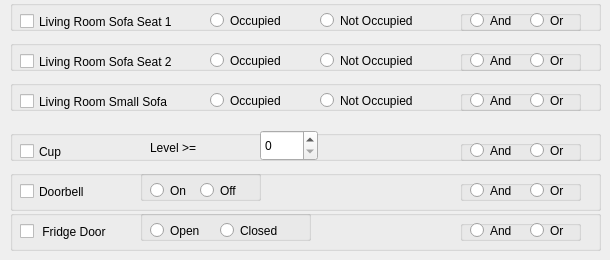
     <widget class="QWidget" name="tab_9">
      <attribute name="title">
       <string>ZUYD Sensors</string>
      </attribute>
      <widget class="QGroupBox" name="groupBox_4">
       <property name="geometry">
        <rect>
         <x>10</x>
         <y>0</y>
         <width>591</width>
         <height>31</height>
        </rect>
       </property>
       <property name="title">
        <string/>
       </property>
       <widget class="QRadioButton" name="HUYTLRS1OccupiedRadioButton">
        <property name="geometry">
         <rect>
          <x>200</x>
          <y>10</y>
          <width>99</width>
          <height>21</height>
         </rect>
        </property>
        <property name="text">
         <string>Occupied </string>
        </property>
       </widget>
       <widget class="QRadioButton" name="HUYTLRS1NotOccupiedRadioButton">
        <property name="geometry">
         <rect>
          <x>310</x>
          <y>10</y>
          <width>131</width>
          <height>21</height>
         </rect>
        </property>
        <property name="text">
         <string>Not Occupied </string>
        </property>
       </widget>
       <widget class="QCheckBox" name="HUYTlivingSofa1CheckBox">
        <property name="geometry">
         <rect>
          <x>10</x>
          <y>10</y>
          <width>191</width>
          <height>23</height>
         </rect>
        </property>
        <property name="text">
         <string>Living Room Sofa Seat 1</string>
        </property>
       </widget>
       <widget class="QGroupBox" name="groupBox_11">
        <property name="geometry">
         <rect>
          <x>450</x>
          <y>10</y>
          <width>121</width>
          <height>21</height>
         </rect>
        </property>
        <property name="title">
         <string/>
        </property>
        <widget class="QRadioButton" name="HUYTLRS1ANDRadioButton">
         <property name="geometry">
          <rect>
           <x>10</x>
           <y>0</y>
           <width>61</width>
           <height>21</height>
          </rect>
         </property>
         <property name="text">
          <string>And</string>
         </property>
        </widget>
        <widget class="QRadioButton" name="HUYTLRS1ORRadioButton">
         <property name="geometry">
          <rect>
           <x>70</x>
           <y>0</y>
           <width>61</width>
           <height>21</height>
          </rect>
         </property>
         <property name="text">
          <string>Or</string>
         </property>
        </widget>
       </widget>
      </widget>
      <widget class="QGroupBox" name="groupBox_94">
       <property name="geometry">
        <rect>
         <x>10</x>
         <y>130</y>
         <width>591</width>
         <height>31</height>
        </rect>
       </property>
       <property name="title">
        <string/>
       </property>
       <widget class="QCheckBox" name="cupLevelCheckBox">
        <property name="geometry">
         <rect>
          <x>10</x>
          <y>10</y>
          <width>121</width>
          <height>23</height>
         </rect>
        </property>
        <property name="text">
         <string>Cup</string>
        </property>
       </widget>
       <widget class="QGroupBox" name="groupBox_95">
        <property name="geometry">
         <rect>
          <x>450</x>
          <y>10</y>
          <width>121</width>
          <height>21</height>
         </rect>
        </property>
        <property name="title">
         <string/>
        </property>
        <widget class="QRadioButton" name="cupLevelANDRadioButton">
         <property name="geometry">
          <rect>
           <x>10</x>
           <y>0</y>
           <width>61</width>
           <height>21</height>
          </rect>
         </property>
         <property name="text">
          <string>And</string>
         </property>
        </widget>
        <widget class="QRadioButton" name="cupLevelORRadioButton">
         <property name="geometry">
          <rect>
           <x>70</x>
           <y>0</y>
           <width>61</width>
           <height>21</height>
          </rect>
         </property>
         <property name="text">
          <string>Or</string>
         </property>
        </widget>
       </widget>
       <widget class="QSpinBox" name="cupLevelSpinBox">
        <property name="geometry">
         <rect>
          <x>250</x>
          <y>0</y>
          <width>58</width>
          <height>31</height>
         </rect>
        </property>
        <property name="maximum">
         <number>5</number>
        </property>
       </widget>
       <widget class="QLabel" name="label_10">
        <property name="geometry">
         <rect>
          <x>140</x>
          <y>10</y>
          <width>101</width>
          <height>16</height>
         </rect>
        </property>
        <property name="text">
         <string>Level &gt;=</string>
        </property>
       </widget>
      </widget>
      <widget class="QGroupBox" name="groupBox_96">
       <property name="geometry">
        <rect>
         <x>10</x>
         <y>170</y>
         <width>591</width>
         <height>41</height>
        </rect>
       </property>
       <property name="title">
        <string/>
       </property>
       <widget class="QCheckBox" name="ZUYDDoorbellCheckBox">
        <property name="geometry">
         <rect>
          <x>10</x>
          <y>10</y>
          <width>121</width>
          <height>23</height>
         </rect>
        </property>
        <property name="text">
         <string>Doorbell</string>
        </property>
       </widget>
       <widget class="QGroupBox" name="groupBox_97">
        <property name="geometry">
         <rect>
          <x>450</x>
          <y>10</y>
          <width>121</width>
          <height>21</height>
         </rect>
        </property>
        <property name="title">
         <string/>
        </property>
        <widget class="QRadioButton" name="ZUYDDoorbellANDRadioButton">
         <property name="geometry">
          <rect>
           <x>10</x>
           <y>0</y>
           <width>61</width>
           <height>21</height>
          </rect>
         </property>
         <property name="text">
          <string>And</string>
         </property>
        </widget>
        <widget class="QRadioButton" name="ZUYDDoorbellORRadioButton">
         <property name="geometry">
          <rect>
           <x>70</x>
           <y>0</y>
           <width>61</width>
           <height>21</height>
          </rect>
         </property>
         <property name="text">
          <string>Or</string>
         </property>
        </widget>
       </widget>
       <widget class="QGroupBox" name="groupBox_5">
        <property name="geometry">
         <rect>
          <x>130</x>
          <y>0</y>
          <width>121</width>
          <height>31</height>
         </rect>
        </property>
        <property name="title">
         <string/>
        </property>
        <widget class="QRadioButton" name="ZUYDDoorbellOnRadioButton">
         <property name="geometry">
          <rect>
           <x>10</x>
           <y>10</y>
           <width>61</width>
           <height>21</height>
          </rect>
         </property>
         <property name="text">
          <string>On</string>
         </property>
        </widget>
        <widget class="QRadioButton" name="ZUYDDoorbellOffRadioButton">
         <property name="geometry">
          <rect>
           <x>60</x>
           <y>10</y>
           <width>61</width>
           <height>21</height>
          </rect>
         </property>
         <property name="text">
          <string>Off</string>
         </property>
        </widget>
       </widget>
      </widget>
      <widget class="QGroupBox" name="groupBox_98">
       <property name="geometry">
        <rect>
         <x>10</x>
         <y>210</y>
         <width>591</width>
         <height>41</height>
        </rect>
       </property>
       <property name="title">
        <string/>
       </property>
       <widget class="QCheckBox" name="ZUYDFridgeCheckBox">
        <property name="geometry">
         <rect>
          <x>10</x>
          <y>10</y>
          <width>121</width>
          <height>23</height>
         </rect>
        </property>
        <property name="text">
         <string> Fridge Door</string>
        </property>
       </widget>
       <widget class="QGroupBox" name="groupBox_99">
        <property name="geometry">
         <rect>
          <x>450</x>
          <y>10</y>
          <width>121</width>
          <height>21</height>
         </rect>
        </property>
        <property name="title">
         <string/>
        </property>
        <widget class="QRadioButton" name="ZUYDFridgeANDRadioButton">
         <property name="geometry">
          <rect>
           <x>10</x>
           <y>0</y>
           <width>61</width>
           <height>21</height>
          </rect>
         </property>
         <property name="text">
          <string>And</string>
         </property>
        </widget>
        <widget class="QRadioButton" name="ZUYDFridgeORRadioButton">
         <property name="geometry">
          <rect>
           <x>70</x>
           <y>0</y>
           <width>61</width>
           <height>21</height>
          </rect>
         </property>
         <property name="text">
          <string>Or</string>
         </property>
        </widget>
       </widget>
       <widget class="QGroupBox" name="groupBox_12">
        <property name="geometry">
         <rect>
          <x>130</x>
          <y>0</y>
          <width>171</width>
          <height>31</height>
         </rect>
        </property>
        <property name="title">
         <string/>
        </property>
        <widget class="QRadioButton" name="ZUYDFridgeOnRadioButton">
         <property name="geometry">
          <rect>
           <x>10</x>
           <y>10</y>
           <width>61</width>
           <height>21</height>
          </rect>
         </property>
         <property name="text">
          <string>Open</string>
         </property>
        </widget>
        <widget class="QRadioButton" name="ZUYDFridgeOffRadioButton">
         <property name="geometry">
          <rect>
           <x>80</x>
           <y>10</y>
           <width>71</width>
           <height>21</height>
          </rect>
         </property>
         <property name="text">
          <string>Closed</string>
         </property>
        </widget>
       </widget>
      </widget>
      <widget class="QGroupBox" name="groupBox_21">
       <property name="geometry">
        <rect>
         <x>10</x>
         <y>40</y>
         <width>591</width>
         <height>31</height>
        </rect>
       </property>
       <property name="title">
        <string/>
       </property>
       <widget class="QRadioButton" name="HUYTLRS2OccupiedRadioButton">
        <property name="geometry">
         <rect>
          <x>200</x>
          <y>10</y>
          <width>99</width>
          <height>21</height>
         </rect>
        </property>
        <property name="text">
         <string>Occupied </string>
        </property>
       </widget>
       <widget class="QRadioButton" name="HUYTLRS2NotOccupiedRadioButton">
        <property name="geometry">
         <rect>
          <x>310</x>
          <y>10</y>
          <width>131</width>
          <height>21</height>
         </rect>
        </property>
        <property name="text">
         <string>Not Occupied </string>
        </property>
       </widget>
       <widget class="QCheckBox" name="HUYTlivingSofa2CheckBox">
        <property name="geometry">
         <rect>
          <x>10</x>
          <y>10</y>
          <width>191</width>
          <height>23</height>
         </rect>
        </property>
        <property name="text">
         <string>Living Room Sofa Seat 2</string>
        </property>
       </widget>
       <widget class="QGroupBox" name="groupBox_100">
        <property name="geometry">
         <rect>
          <x>450</x>
          <y>10</y>
          <width>121</width>
          <height>21</height>
         </rect>
        </property>
        <property name="title">
         <string/>
        </property>
        <widget class="QRadioButton" name="HUYTLRS2ANDRadioButton">
         <property name="geometry">
          <rect>
           <x>10</x>
           <y>0</y>
           <width>61</width>
           <height>21</height>
          </rect>
         </property>
         <property name="text">
          <string>And</string>
         </property>
        </widget>
        <widget class="QRadioButton" name="HUYTLRS2ORRadioButton">
         <property name="geometry">
          <rect>
           <x>70</x>
           <y>0</y>
           <width>61</width>
           <height>21</height>
          </rect>
         </property>
         <property name="text">
          <string>Or</string>
         </property>
        </widget>
       </widget>
      </widget>
      <widget class="QGroupBox" name="groupBox_101">
       <property name="geometry">
        <rect>
         <x>10</x>
         <y>80</y>
         <width>591</width>
         <height>31</height>
        </rect>
       </property>
       <property name="title">
        <string/>
       </property>
       <widget class="QRadioButton" name="HUYTLRS3OccupiedRadioButton">
        <property name="geometry">
         <rect>
          <x>200</x>
          <y>10</y>
          <width>99</width>
          <height>21</height>
         </rect>
        </property>
        <property name="text">
         <string>Occupied </string>
        </property>
       </widget>
       <widget class="QRadioButton" name="HUYTLRS3NotOccupiedRadioButton">
        <property name="geometry">
         <rect>
          <x>310</x>
          <y>10</y>
          <width>131</width>
          <height>21</height>
         </rect>
        </property>
        <property name="text">
         <string>Not Occupied </string>
        </property>
       </widget>
       <widget class="QCheckBox" name="HUYTlivingSofa3CheckBox">
        <property name="geometry">
         <rect>
          <x>10</x>
          <y>10</y>
          <width>191</width>
          <height>23</height>
         </rect>
        </property>
        <property name="text">
         <string>Living Room Small Sofa</string>
        </property>
       </widget>
       <widget class="QGroupBox" name="groupBox_102">
        <property name="geometry">
         <rect>
          <x>450</x>
          <y>10</y>
          <width>121</width>
          <height>21</height>
         </rect>
        </property>
        <property name="title">
         <string/>
        </property>
        <widget class="QRadioButton" name="HUYTLRS3ANDRadioButton">
         <property name="geometry">
          <rect>
           <x>10</x>
           <y>0</y>
           <width>61</width>
           <height>21</height>
          </rect>
         </property>
         <property name="text">
          <string>And</string>
         </property>
        </widget>
        <widget class="QRadioButton" name="HUYTLRS3ORRadioButton">
         <property name="geometry">
          <rect>
           <x>70</x>
           <y>0</y>
           <width>61</width>
           <height>21</height>
          </rect>
         </property>
         <property name="text">
          <string>Or</string>
         </property>
        </widget>
       </widget>
      </widget>
     </widget>
